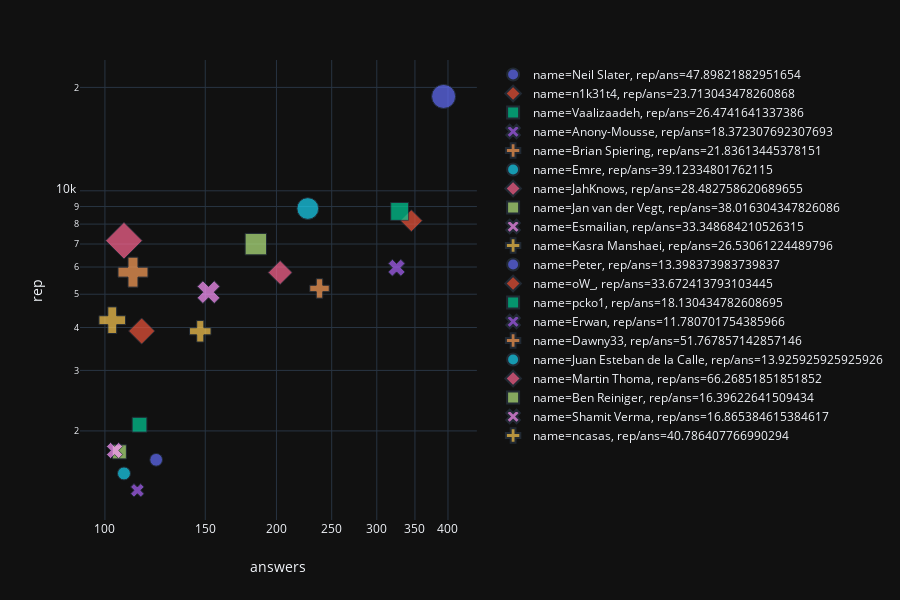

Source (notebook cell):
### Code cell
fig = px.scatter(the3, x="answers", y="rep", color="name", size="rep/ans", symbol="rep/ans", log_x=True, log_y=True, template='plotly_dark')
fig.show()

### Figure 1 — Plotly figure (JSON) as saved in the notebook; plotly's stock layout.template omitted (floating-point values rounded to 4 significant figures)
{"data": [{"hoverlabel": {"namelength": 0}, "hovertemplate": "name=Neil Slater<br>rep/ans=%{marker.size}<br>answers=%{x}<br>rep=%{y}", "legendgroup": "name=Neil Slater, rep/ans=47.89821882951654", "marker": {"color": "#636efa", "size": [47.9], "sizemode": "area", "sizeref": 0.1657, "symbol": "circle"}, "mode": "markers", "name": "name=Neil Slater, rep/ans=47.89821882951654", "showlegend": true, "type": "scatter", "x": [393], "xaxis": "x", "y": ["18824"], "yaxis": "y"}, {"hoverlabel": {"namelength": 0}, "hovertemplate": "name=n1k31t4<br>rep/ans=%{marker.size}<br>answers=%{x}<br>rep=%{y}", "legendgroup": "name=n1k31t4, rep/ans=23.713043478260868", "marker": {"color": "#EF553B", "size": [23.71], "sizemode": "area", "sizeref": 0.1657, "symbol": "diamond"}, "mode": "markers", "name": "name=n1k31t4, rep/ans=23.713043478260868", "showlegend": true, "type": "scatter", "x": [345], "xaxis": "x", "y": ["8181"], "yaxis": "y"}, {"hoverlabel": {"namelength": 0}, "hovertemplate": "name=Vaalizaadeh<br>rep/ans=%{marker.size}<br>answers=%{x}<br>rep=%{y}", "legendgroup": "name=Vaalizaadeh, rep/ans=26.4741641337386", "marker": {"color": "#00cc96", "size": [26.47], "sizemode": "area", "sizeref": 0.1657, "symbol": "square"}, "mode": "markers", "name": "name=Vaalizaadeh, rep/ans=26.4741641337386", "showlegend": true, "type": "scatter", "x": [329], "xaxis": "x", "y": ["8710"], "yaxis": "y"}, {"hoverlabel": {"namelength": 0}, "hovertemplate": "name=Anony-Mousse<br>rep/ans=%{marker.size}<br>answers=%{x}<br>rep=%{y}", "legendgroup": "name=Anony-Mousse, rep/ans=18.372307692307693", "marker": {"color": "#ab63fa", "size": [18.37], "sizemode": "area", "sizeref": 0.1657, "symbol": "x"}, "mode": "markers", "name": "name=Anony-Mousse, rep/ans=18.372307692307693", "showlegend": true, "type": "scatter", "x": [325], "xaxis": "x", "y": ["5971"], "yaxis": "y"}, {"hoverlabel": {"namelength": 0}, "hovertemplate": "name=Brian Spiering<br>rep/ans=%{marker.size}<br>answers=%{x}<br>rep=%{y}", "legendgroup": "name=Brian Spiering, rep/ans=21.83613445378151", "marker": {"color": "#FFA15A", "size": [21.84], "sizemode": "area", "sizeref": 0.1657, "symbol": "cross"}, "mode": "markers", "name": "name=Brian Spiering, rep/ans=21.83613445378151", "showlegend": true, "type": "scatter", "x": [238], "xaxis": "x", "y": ["5197"], "yaxis": "y"}, {"hoverlabel": {"namelength": 0}, "hovertemplate": "name=Emre<br>rep/ans=%{marker.size}<br>answers=%{x}<br>rep=%{y}", "legendgroup": "name=Emre, rep/ans=39.12334801762115", "marker": {"color": "#19d3f3", "size": [39.12], "sizemode": "area", "sizeref": 0.1657, "symbol": "circle"}, "mode": "markers", "name": "name=Emre, rep/ans=39.12334801762115", "showlegend": true, "type": "scatter", "x": [227], "xaxis": "x", "y": ["8881"], "yaxis": "y"}, {"hoverlabel": {"namelength": 0}, "hovertemplate": "name=JahKnows<br>rep/ans=%{marker.size}<br>answers=%{x}<br>rep=%{y}", "legendgroup": "name=JahKnows, rep/ans=28.482758620689655", "marker": {"color": "#FF6692", "size": [28.48], "sizemode": "area", "sizeref": 0.1657, "symbol": "diamond"}, "mode": "markers", "name": "name=JahKnows, rep/ans=28.482758620689655", "showlegend": true, "type": "scatter", "x": [203], "xaxis": "x", "y": ["5782"], "yaxis": "y"}, {"hoverlabel": {"namelength": 0}, "hovertemplate": "name=Jan van der Vegt<br>rep/ans=%{marker.size}<br>answers=%{x}<br>rep=%{y}", "legendgroup": "name=Jan van der Vegt, rep/ans=38.016304347826086", "marker": {"color": "#B6E880", "size": [38.02], "sizemode": "area", "sizeref": 0.1657, "symbol": "square"}, "mode": "markers", "name": "name=Jan van der Vegt, rep/ans=38.016304347826086", "showlegend": true, "type": "scatter", "x": [184], "xaxis": "x", "y": ["6995"], "yaxis": "y"}, {"hoverlabel": {"namelength": 0}, "hovertemplate": "name=Esmailian<br>rep/ans=%{marker.size}<br>answers=%{x}<br>rep=%{y}", "legendgroup": "name=Esmailian, rep/ans=33.348684210526315", "marker": {"color": "#FF97FF", "size": [33.35], "sizemode": "area", "sizeref": 0.1657, "symbol": "x"}, "mode": "markers", "name": "name=Esmailian, rep/ans=33.348684210526315", "showlegend": true, "type": "scatter", "x": [152], "xaxis": "x", "y": ["5069"], "yaxis": "y"}, {"hoverlabel": {"namelength": 0}, "hovertemplate": "name=Kasra Manshaei<br>rep/ans=%{marker.size}<br>answers=%{x}<br>rep=%{y}", "legendgroup": "name=Kasra Manshaei, rep/ans=26.53061224489796", "marker": {"color": "#FECB52", "size": [26.53], "sizemode": "area", "sizeref": 0.1657, "symbol": "cross"}, "mode": "markers", "name": "name=Kasra Manshaei, rep/ans=26.53061224489796", "showlegend": true, "type": "scatter", "x": [147], "xaxis": "x", "y": ["3900"], "yaxis": "y"}, {"hoverlabel": {"namelength": 0}, "hovertemplate": "name=Peter<br>rep/ans=%{marker.size}<br>answers=%{x}<br>rep=%{y}", "legendgroup": "name=Peter, rep/ans=13.398373983739837", "marker": {"color": "#636efa", "size": [13.4], "sizemode": "area", "sizeref": 0.1657, "symbol": "circle"}, "mode": "markers", "name": "name=Peter, rep/ans=13.398373983739837", "showlegend": true, "type": "scatter", "x": [123], "xaxis": "x", "y": ["1648"], "yaxis": "y"}, {"hoverlabel": {"namelength": 0}, "hovertemplate": "name=oW_<br>rep/ans=%{marker.size}<br>answers=%{x}<br>rep=%{y}", "legendgroup": "name=oW_, rep/ans=33.672413793103445", "marker": {"color": "#EF553B", "size": [33.67], "sizemode": "area", "sizeref": 0.1657, "symbol": "diamond"}, "mode": "markers", "name": "name=oW_, rep/ans=33.672413793103445", "showlegend": true, "type": "scatter", "x": [116], "xaxis": "x", "y": ["3906"], "yaxis": "y"}, {"hoverlabel": {"namelength": 0}, "hovertemplate": "name=pcko1<br>rep/ans=%{marker.size}<br>answers=%{x}<br>rep=%{y}", "legendgroup": "name=pcko1, rep/ans=18.130434782608695", "marker": {"color": "#00cc96", "size": [18.13], "sizemode": "area", "sizeref": 0.1657, "symbol": "square"}, "mode": "markers", "name": "name=pcko1, rep/ans=18.130434782608695", "showlegend": true, "type": "scatter", "x": [115], "xaxis": "x", "y": ["2085"], "yaxis": "y"}, {"hoverlabel": {"namelength": 0}, "hovertemplate": "name=Erwan<br>rep/ans=%{marker.size}<br>answers=%{x}<br>rep=%{y}", "legendgroup": "name=Erwan, rep/ans=11.780701754385966", "marker": {"color": "#ab63fa", "size": [11.78], "sizemode": "area", "sizeref": 0.1657, "symbol": "x"}, "mode": "markers", "name": "name=Erwan, rep/ans=11.780701754385966", "showlegend": true, "type": "scatter", "x": [114], "xaxis": "x", "y": ["1343"], "yaxis": "y"}, {"hoverlabel": {"namelength": 0}, "hovertemplate": "name=Dawny33<br>rep/ans=%{marker.size}<br>answers=%{x}<br>rep=%{y}", "legendgroup": "name=Dawny33, rep/ans=51.767857142857146", "marker": {"color": "#FFA15A", "size": [51.77], "sizemode": "area", "sizeref": 0.1657, "symbol": "cross"}, "mode": "markers", "name": "name=Dawny33, rep/ans=51.767857142857146", "showlegend": true, "type": "scatter", "x": [112], "xaxis": "x", "y": ["5798"], "yaxis": "y"}, {"hoverlabel": {"namelength": 0}, "hovertemplate": "name=Juan Esteban de la Calle<br>rep/ans=%{marker.size}<br>answers=%{x}<br>rep=%{y}", "legendgroup": "name=Juan Esteban de la Calle, rep/ans=13.925925925925926", "marker": {"color": "#19d3f3", "size": [13.93], "sizemode": "area", "sizeref": 0.1657, "symbol": "circle"}, "mode": "markers", "name": "name=Juan Esteban de la Calle, rep/ans=13.925925925925926", "showlegend": true, "type": "scatter", "x": [108], "xaxis": "x", "y": ["1504"], "yaxis": "y"}, {"hoverlabel": {"namelength": 0}, "hovertemplate": "name=Martin Thoma<br>rep/ans=%{marker.size}<br>answers=%{x}<br>rep=%{y}", "legendgroup": "name=Martin Thoma, rep/ans=66.26851851851852", "marker": {"color": "#FF6692", "size": [66.27], "sizemode": "area", "sizeref": 0.1657, "symbol": "diamond"}, "mode": "markers", "name": "name=Martin Thoma, rep/ans=66.26851851851852", "showlegend": true, "type": "scatter", "x": [108], "xaxis": "x", "y": ["7157"], "yaxis": "y"}, {"hoverlabel": {"namelength": 0}, "hovertemplate": "name=Ben Reiniger<br>rep/ans=%{marker.size}<br>answers=%{x}<br>rep=%{y}", "legendgroup": "name=Ben Reiniger, rep/ans=16.39622641509434", "marker": {"color": "#B6E880", "size": [16.4], "sizemode": "area", "sizeref": 0.1657, "symbol": "square"}, "mode": "markers", "name": "name=Ben Reiniger, rep/ans=16.39622641509434", "showlegend": true, "type": "scatter", "x": [106], "xaxis": "x", "y": ["1738"], "yaxis": "y"}, {"hoverlabel": {"namelength": 0}, "hovertemplate": "name=Shamit Verma<br>rep/ans=%{marker.size}<br>answers=%{x}<br>rep=%{y}", "legendgroup": "name=Shamit Verma, rep/ans=16.865384615384617", "marker": {"color": "#FF97FF", "size": [16.87], "sizemode": "area", "sizeref": 0.1657, "symbol": "x"}, "mode": "markers", "name": "name=Shamit Verma, rep/ans=16.865384615384617", "showlegend": true, "type": "scatter", "x": [104], "xaxis": "x", "y": ["1754"], "yaxis": "y"}, {"hoverlabel": {"namelength": 0}, "hovertemplate": "name=ncasas<br>rep/ans=%{marker.size}<br>answers=%{x}<br>rep=%{y}", "legendgroup": "name=ncasas, rep/ans=40.786407766990294", "marker": {"color": "#FECB52", "size": [40.79], "sizemode": "area", "sizeref": 0.1657, "symbol": "cross"}, "mode": "markers", "name": "name=ncasas, rep/ans=40.786407766990294", "showlegend": true, "type": "scatter", "x": [103], "xaxis": "x", "y": ["4201"], "yaxis": "y"}], "layout": {"height": 600, "legend": {"itemsizing": "constant", "tracegroupgap": 0}, "margin": {"t": 60}, "xaxis": {"anchor": "y", "domain": [0, 0.98], "title": {"text": "answers"}, "type": "log"}, "yaxis": {"anchor": "x", "domain": [0, 1], "title": {"text": "rep"}, "type": "log"}}}
